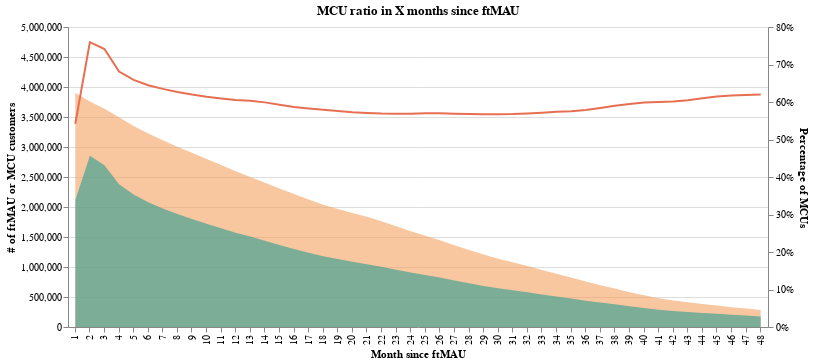

The notebook cell saved with this chart:
### Markdown cell above
In the first place, we can notice that the percentage of MCUs is much lower than in 10 week conversion. This means that in 10 weeks, around 75% of customers become MCUs, but in the long term only around 52% of ftMAU customers are MCUs. Also it appears that the ratio of MCUs has been going down over the past 3 years, but the trend in 2021 is more stable. Most recently in 2021 October, 52% of ftMAU customers were MAUs, while in February this number was 51%. 


## 3. Lifetime MCU rate <a name="3"></a>
If the above assumption that many customers lapse right after converting is correct, we should spot this by looking at the customer lifetime status. Lifetime in this case starts with becoming ftMAU until the account closure. We don't consider customers who have not been ftMAUs because they never had an opportunity to become MCUs.

### 3.1. MCU progression over customer lifetime <a name="31"></a>
The chart below shows what percentage of customers are MCUs at X months since they became ftMAU. X-axis shows the months since ftMAU, yellow color displays the count of ftMAU customers who reached x months, green color displays the count of customers who reached x months with an MCU status. Red line is the rate between these two at x months since ftMAU.

### Code cell
base = alt.Chart(cst_lifetime_vs_mcu).encode(
    x=alt.X("lifetime_month:O", title="Month since ftMAU")
)

active_area = base.mark_area(opacity=0.6, color="#f4a261").encode(
    y=alt.Y(
        "active_customers:Q",
        scale=alt.Scale(domain=[0, 5000000]),
        title="# of ftMAU or MCU customers",
    )
)
mcu_area = base.mark_area(opacity=0.6, color="#2a9d8f").encode(
    y=alt.Y("mcu:Q", scale=alt.Scale(domain=[0, 5000000]), axis=None)
)
line = base.mark_line(color="#e76f51").encode(
    y=alt.Y("mcu_rate:Q", axis=alt.Axis(format="%"), title="Percentage of MCUs")
)
nearest = alt.selection(
    type="single", nearest=True, on="mouseover", fields=["lifetime_month"], empty="none"
)
selectors = (
    base.mark_point()
    .encode(
        alt.X("lifetime_month:O"),
        opacity=alt.value(0),
    )
    .add_selection(nearest)
)
points_active_area = base.mark_point(color="#f4a261").encode(
    y=alt.Y("active_customers:Q", axis=None, scale=alt.Scale(domain=[0, 5000000])),
    opacity=alt.condition(nearest, alt.value(1), alt.value(0)),
)
points_mcu_area = base.mark_point(color="#2a9d8f").encode(
    y=alt.Y("mcu:Q", axis=None, scale=alt.Scale(domain=[0, 5000000])),
    opacity=alt.condition(nearest, alt.value(1), alt.value(0)),
)
points_line = base.mark_point(color="#e76f51").encode(
    y=alt.Y("mcu_rate:Q", axis=None),
    opacity=alt.condition(nearest, alt.value(1), alt.value(0)),
)
text_active_area = active_area.mark_text(align="left", dx=5, dy=-5).encode(
    y=alt.Y("active_customers:Q", axis=None, scale=alt.Scale(domain=[0, 5000000])),
    text=alt.condition(nearest, "active_customers:Q", alt.value(" "), format=","),
)
text_mcu_area = mcu_area.mark_text(align="left", dx=5, dy=-5).encode(
    y=alt.Y("mcu:Q", axis=None, scale=alt.Scale(domain=[0, 5000000])),
    text=alt.condition(nearest, "mcu:Q", alt.value(" "), format=","),
)
text_line = line.mark_text(align="left", dx=5, dy=-5).encode(
    y=alt.Y("mcu_rate:Q", axis=None),
    text=alt.condition(nearest, "mcu_rate:Q", alt.value(" "), format=".2%"),
)
rules = (
    base.mark_rule(color="gray")
    .encode(
        x="lifetime_month:O",
    )
    .transform_filter(nearest)
)
alt.layer(
    active_area,
    mcu_area,
    line,
    selectors,
    points_active_area,
    points_mcu_area,
    points_line,
    text_active_area,
    text_mcu_area,
    text_line,
    rules,
).properties(
    width=700, height=300, title="MCU ratio in X months since ftMAU"
).resolve_scale(
    y="independent"
)

### Figure 1 — Vega-Lite specification as saved in the notebook (floating-point values rounded to 4 significant figures)
{"config": {"view": {"continuousWidth": 400, "continuousHeight": 300}}, "layer": [{"mark": {"type": "area", "color": "#f4a261", "opacity": 0.6}, "encoding": {"x": {"type": "ordinal", "field": "lifetime_month", "title": "Month since ftMAU"}, "y": {"type": "quantitative", "field": "active_customers", "scale": {"domain": [0, 5000000]}, "title": "# of ftMAU or MCU customers"}}}, {"mark": {"type": "area", "color": "#2a9d8f", "opacity": 0.6}, "encoding": {"x": {"type": "ordinal", "field": "lifetime_month", "title": "Month since ftMAU"}, "y": {"type": "quantitative", "axis": null, "field": "mcu", "scale": {"domain": [0, 5000000]}}}}, {"mark": {"type": "line", "color": "#e76f51"}, "encoding": {"x": {"type": "ordinal", "field": "lifetime_month", "title": "Month since ftMAU"}, "y": {"type": "quantitative", "axis": {"format": "%"}, "field": "mcu_rate", "title": "Percentage of MCUs"}}}, {"mark": "point", "encoding": {"opacity": {"value": 0}, "x": {"type": "ordinal", "field": "lifetime_month"}}, "selection": {"selector004": {"type": "single", "nearest": true, "on": "mouseover", "fields": ["lifetime_month"], "empty": "none"}}}, {"mark": {"type": "point", "color": "#f4a261"}, "encoding": {"opacity": {"condition": {"value": 1, "selection": "selector004"}, "value": 0}, "x": {"type": "ordinal", "field": "lifetime_month", "title": "Month since ftMAU"}, "y": {"type": "quantitative", "axis": null, "field": "active_customers", "scale": {"domain": [0, 5000000]}}}}, {"mark": {"type": "point", "color": "#2a9d8f"}, "encoding": {"opacity": {"condition": {"value": 1, "selection": "selector004"}, "value": 0}, "x": {"type": "ordinal", "field": "lifetime_month", "title": "Month since ftMAU"}, "y": {"type": "quantitative", "axis": null, "field": "mcu", "scale": {"domain": [0, 5000000]}}}}, {"mark": {"type": "point", "color": "#e76f51"}, "encoding": {"opacity": {"condition": {"value": 1, "selection": "selector004"}, "value": 0}, "x": {"type": "ordinal", "field": "lifetime_month", "title": "Month since ftMAU"}, "y": {"type": "quantitative", "axis": null, "field": "mcu_rate"}}}, {"mark": {"type": "text", "align": "left", "dx": 5, "dy": -5}, "encoding": {"text": {"condition": {"type": "quantitative", "field": "active_customers", "format": ",", "selection": "selector004"}, "value": " "}, "x": {"type": "ordinal", "field": "lifetime_month", "title": "Month since ftMAU"}, "y": {"type": "quantitative", "axis": null, "field": "active_customers", "scale": {"domain": [0, 5000000]}}}}, {"mark": {"type": "text", "align": "left", "dx": 5, "dy": -5}, "encoding": {"text": {"condition": {"type": "quantitative", "field": "mcu", "format": ",", "selection": "selector004"}, "value": " "}, "x": {"type": "ordinal", "field": "lifetime_month", "title": "Month since ftMAU"}, "y": {"type": "quantitative", "axis": null, "field": "mcu", "scale": {"domain": [0, 5000000]}}}}, {"mark": {"type": "text", "align": "left", "dx": 5, "dy": -5}, "encoding": {"text": {"condition": {"type": "quantitative", "field": "mcu_rate", "format": ".2%", "selection": "selector004"}, "value": " "}, "x": {"type": "ordinal", "field": "lifetime_month", "title": "Month since ftMAU"}, "y": {"type": "quantitative", "axis": null, "field": "mcu_rate"}}}, {"mark": {"type": "rule", "color": "gray"}, "encoding": {"x": {"type": "ordinal", "field": "lifetime_month"}}, "transform": [{"filter": {"selection": "selector004"}}]}], "data": {"name": "data-a57bfbd2edf3925ae7f5c9b9425306e9"}, "height": 300, "resolve": {"scale": {"y": "independent"}}, "title": "MCU ratio in X months since ftMAU", "width": 700, "$schema": "https://vega.github.io/schema/vega-lite/v4.8.1.json", "datasets": {"data-a57bfbd2edf3925ae7f5c9b9425306e9": [{"lifetime_month": 1, "active_customers": 3898543, "mcu": 2113453, "mcu_rate": 0.5421}, {"lifetime_month": 7, "active_customers": 3112084, "mcu": 1976175, "mcu_rate": 0.635}, {"lifetime_month": 26, "active_customers": 1446951, "mcu": 824806, "mcu_rate": 0.57}, {"lifetime_month": 31, "active_customers": 1080446, "mcu": 613501, "mcu_rate": 0.5678}, {"lifetime_month": 5, "active_customers": 3351944, "mcu": 2209135, "mcu_rate": 0.6591}, {"lifetime_month": 46, "active_customers": 330106, "mcu": 203762, "mcu_rate": 0.6173}, {"lifetime_month": 22, "active_customers": 1762291, "mcu": 1003152, "mcu_rate": 0.5692}, {"lifetime_month": 23, "active_customers": 1680080, "mcu": 955965, "mcu_rate": 0.569}, {"lifetime_month": 24, "active_customers": 1596072, "mcu": 907579, "mcu_rate": 0.5686}, {"lifetime_month": 28, "active_customers": 1281854, "mcu": 727804, "mcu_rate": 0.5678}, {"lifetime_month": 6, "active_customers": 3225193, "mcu": 2079618, "mcu_rate": 0.6448}, {"lifetime_month": 36, "active_customers": 756968, "mcu": 437838, "mcu_rate": 0.5784}, {"lifetime_month": 32, "active_customers": 1015782, "mcu": 578311, "mcu_rate": 0.5693}, {"lifetime_month": 48, "active_customers": 283679, "mcu": 175865, "mcu_rate": 0.6199}, {"lifetime_month": 9, "active_customers": 2904005, "mcu": 1799798, "mcu_rate": 0.6198}, {"lifetime_month": 25, "active_customers": 1521380, "mcu": 866797, "mcu_rate": 0.5697}, {"lifetime_month": 29, "active_customers": 1207869, "mcu": 685295, "mcu_rate": 0.5674}, {"lifetime_month": 37, "active_customers": 696506, "mcu": 406698, "mcu_rate": 0.5839}, {"lifetime_month": 38, "active_customers": 641205, "mcu": 378345, "mcu_rate": 0.5901}, {"lifetime_month": 33, "active_customers": 951157, "mcu": 543592, "mcu_rate": 0.5715}, {"lifetime_month": 44, "active_customers": 383952, "mcu": 234229, "mcu_rate": 0.61}, {"lifetime_month": 40, "active_customers": 530652, "mcu": 317709, "mcu_rate": 0.5987}, {"lifetime_month": 13, "active_customers": 2500142, "mcu": 1508341, "mcu_rate": 0.6033}, {"lifetime_month": 41, "active_customers": 481234, "mcu": 288772, "mcu_rate": 0.6001}, {"lifetime_month": 45, "active_customers": 356424, "mcu": 219053, "mcu_rate": 0.6146}, {"lifetime_month": 10, "active_customers": 2800827, "mcu": 1719235, "mcu_rate": 0.6138}, {"lifetime_month": 16, "active_customers": 2215857, "mcu": 1300346, "mcu_rate": 0.5868}, {"lifetime_month": 19, "active_customers": 1964696, "mcu": 1131627, "mcu_rate": 0.576}, {"lifetime_month": 20, "active_customers": 1899632, "mcu": 1088022, "mcu_rate": 0.5728}, {"lifetime_month": 3, "active_customers": 3636158, "mcu": 2694952, "mcu_rate": 0.7412}, {"lifetime_month": 8, "active_customers": 3005849, "mcu": 1883469, "mcu_rate": 0.6266}, {"lifetime_month": 4, "active_customers": 3494586, "mcu": 2380063, "mcu_rate": 0.6811}, {"lifetime_month": 18, "active_customers": 2037545, "mcu": 1180273, "mcu_rate": 0.5793}, {"lifetime_month": 30, "active_customers": 1136657, "mcu": 644990, "mcu_rate": 0.5674}, {"lifetime_month": 2, "active_customers": 3756397, "mcu": 2853192, "mcu_rate": 0.7596}, {"lifetime_month": 42, "active_customers": 442597, "mcu": 266109, "mcu_rate": 0.6012}, {"lifetime_month": 47, "active_customers": 306988, "mcu": 190004, "mcu_rate": 0.6189}, {"lifetime_month": 39, "active_customers": 579836, "mcu": 344714, "mcu_rate": 0.5945}, {"lifetime_month": 11, "active_customers": 2700357, "mcu": 1645398, "mcu_rate": 0.6093}, {"lifetime_month": 34, "active_customers": 887554, "mcu": 509551, "mcu_rate": 0.5741}, {"lifetime_month": 21, "active_customers": 1836152, "mcu": 1047825, "mcu_rate": 0.5707}, {"lifetime_month": 14, "active_customers": 2402878, "mcu": 1439312, "mcu_rate": 0.599}, {"lifetime_month": 12, "active_customers": 2595964, "mcu": 1572155, "mcu_rate": 0.6056}, {"lifetime_month": 17, "active_customers": 2126894, "mcu": 1239255, "mcu_rate": 0.5827}, {"lifetime_month": 43, "active_customers": 411946, "mcu": 249053, "mcu_rate": 0.6046}, {"lifetime_month": 35, "active_customers": 826668, "mcu": 475653, "mcu_rate": 0.5754}, {"lifetime_month": 15, "active_customers": 2308979, "mcu": 1368684, "mcu_rate": 0.5928}, {"lifetime_month": 27, "active_customers": 1362614, "mcu": 774978, "mcu_rate": 0.5687}]}}
